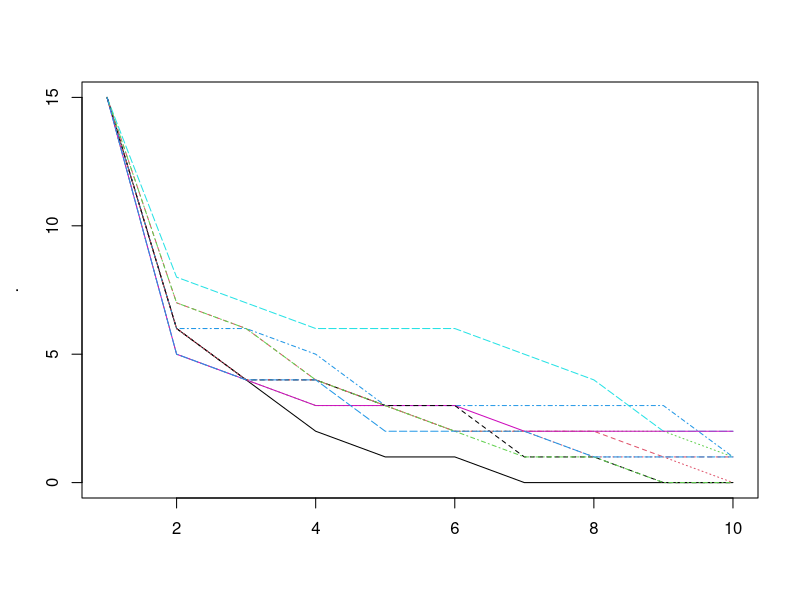
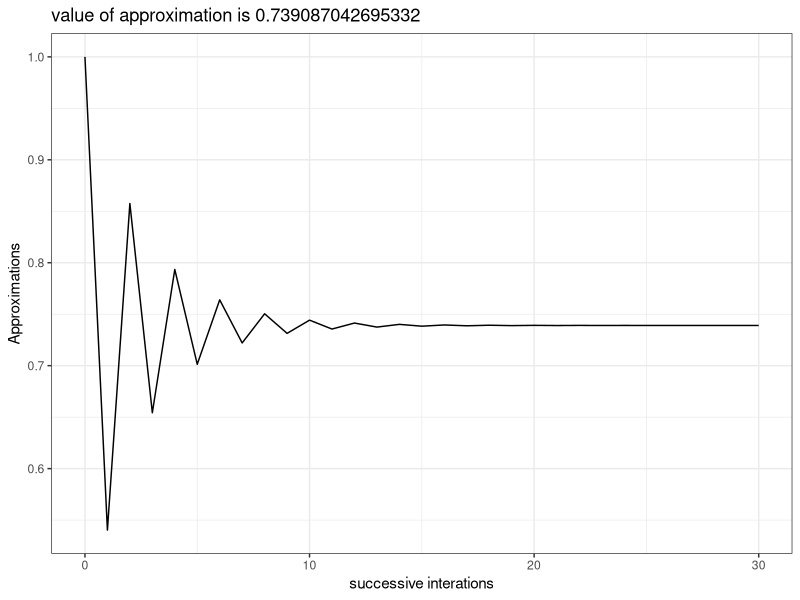
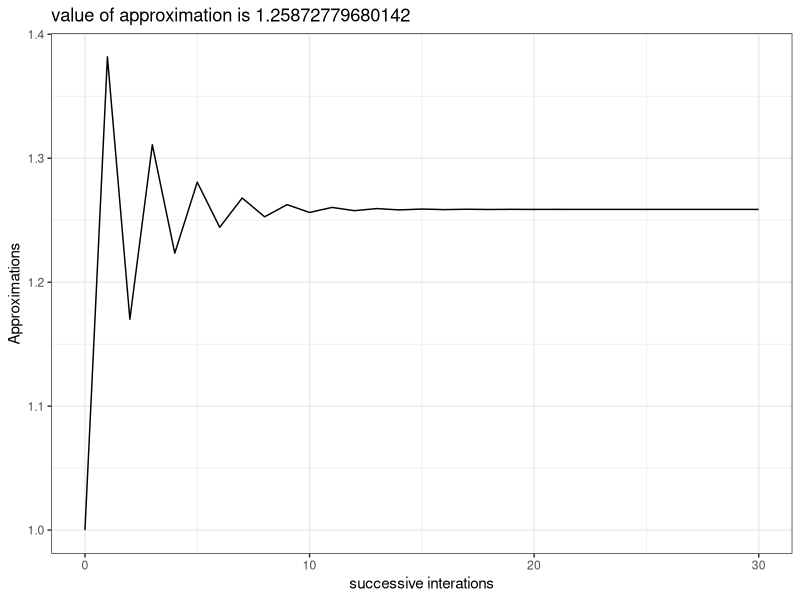
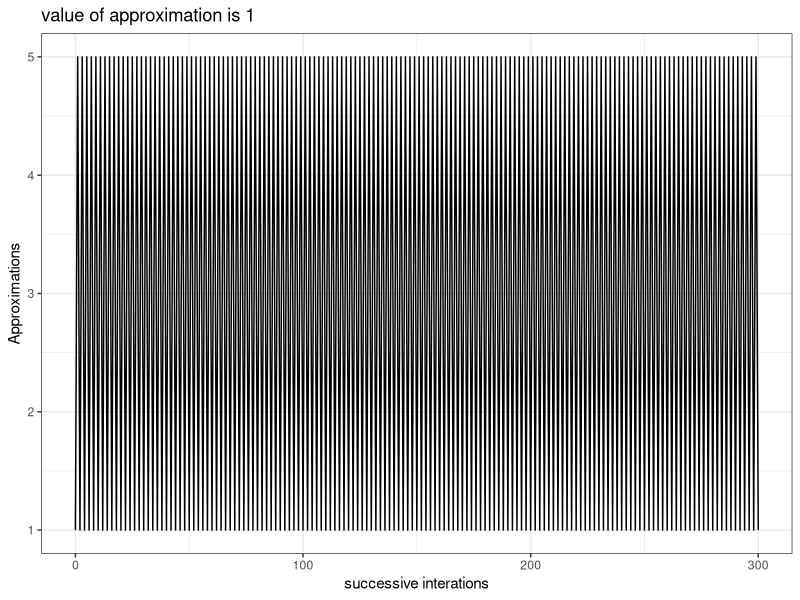
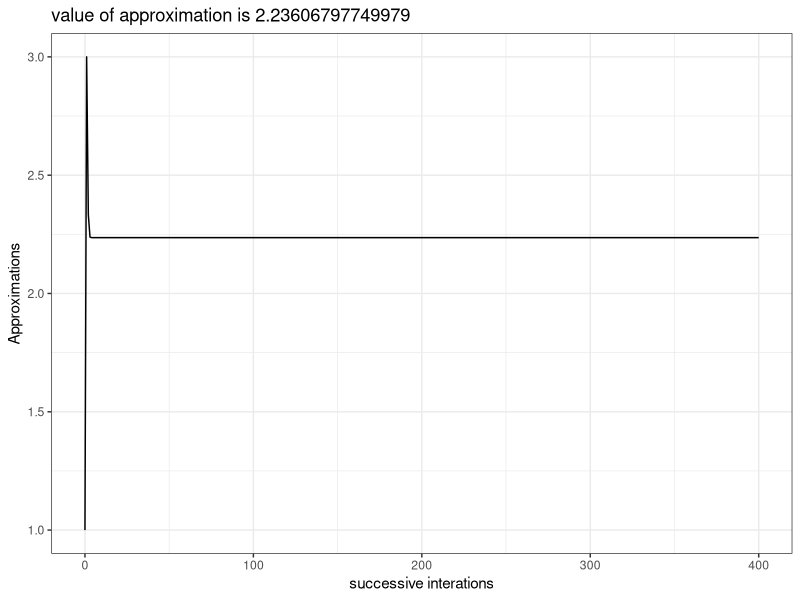
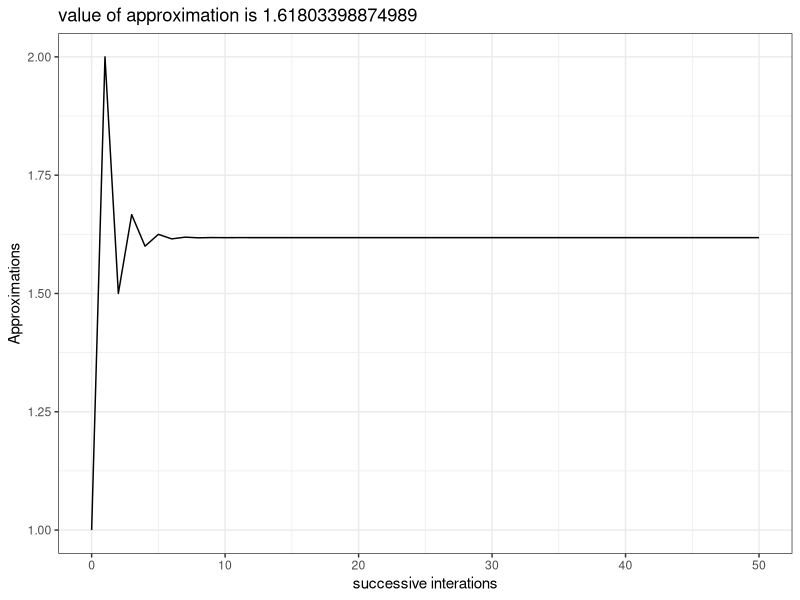
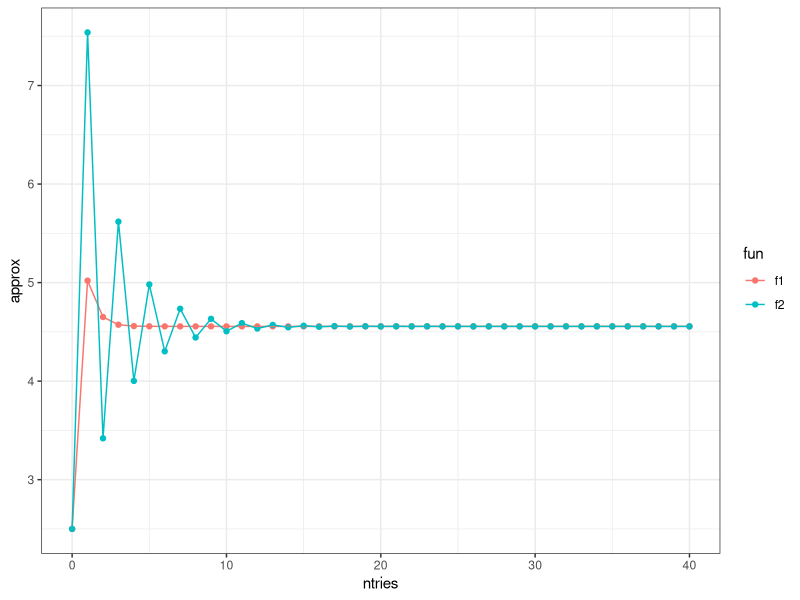
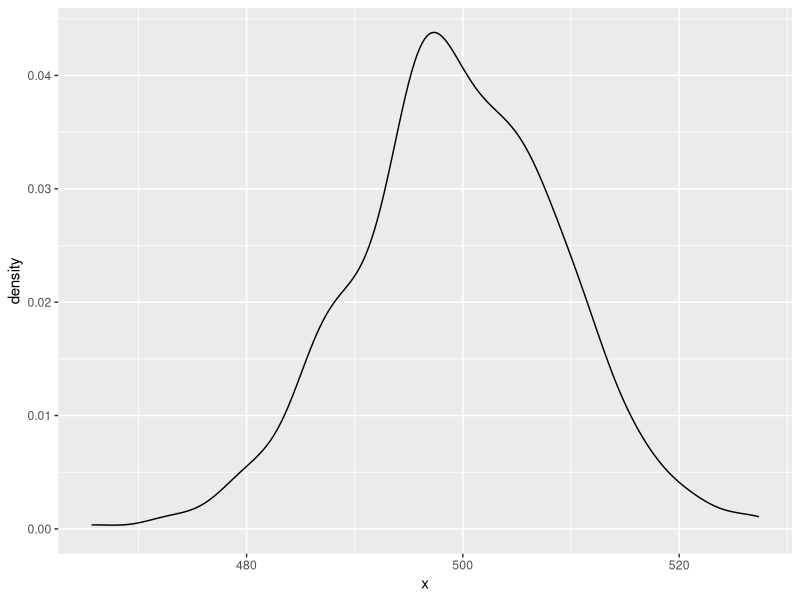

Write R code to recreate these figures, in order.
## ---- chunk 1
knitr::opts_chunk$set(error = TRUE, cache = TRUE)
library(ggplot2)
library(tidyr)
library(magrittr)
## ---- chunk 2
mean(0.5, x = c(0:10,50))
## ---- chunk 3
scale01 <- function(x) {
  rng <- range(x, na.rm = TRUE)
  (x - rng[1]) / (rng[2] - rng[1])
}

mtcars_scale <- mtcars[]
mtcars_scale[] <- lapply(mtcars, scale01)
head(mtcars_scale)

scale_numerics <- function(dat){
  if(is.numeric(dat)){
    scale01(dat)
    } else {
      dat
      }
  }

iris_scale <- iris

iris_scale[] <- lapply(iris, scale_numerics)

head(iris)

try(lapply(iris, scale01))
## ---- chunk 4
formulas <- list(
  mpg ~ disp,
  mpg ~ I(1 / disp),
  mpg ~ disp + wt,
  mpg ~ I(1 / disp) + wt
)

mods <- vector("list", length(formulas))

for (i in seq_along(formulas)){
  mods[[i]] <- lm(formulas[[i]], data = mtcars)
  }
## ---- chunk 5
models_mtcars <- lapply(formulas, lm, data = mtcars)
# old way
#lapply(formulas, function(form) lm(form, data = mtcars))
## ---- chunk 6

bootstraps <- lapply(1:10, function(i) {
  rows <- sample(1:nrow(mtcars), rep = TRUE)
  mtcars[rows, ]
})

## for loop

bootstrap_models <- vector("list",length(bootstraps))
for(i in seq_along(bootstraps)){
  bootstrap_models[[i]] <- lm(mpg ~ disp, data = bootstraps[[i]])
  }

## lapply

bootstrap_models_lapply <- lapply(bootstraps, lm, formula = mpg ~ disp)
## ---- chunk 7
rsq <- function(mod) summary(mod)$r.squared

sapply(bootstrap_models_lapply, rsq)

sapply(models_mtcars, rsq)

## ---- chunk 8
species_abundances <- sample(seq_len(100),size = 5) %>%
  sapply(rpois, n = 20) %>%
  data.frame %>%
  set_names(paste0("sp",1:5))

vapply(species_abundances, sd, numeric(1))

## ---- chunk 9
library(dplyr)
site_species <- species_abundances %>% 
  mutate(site = paste0("site",LETTERS[1:5]) %>%
           rep(times = 4))

vapply(site_species[vapply(site_species, is.numeric, logical(1))], sd, numeric(1))

## Equivalently, in magrittr style:
site_species %>%
  vapply(is.numeric, logical(1)) %>%
  site_species[.] %>%
  vapply(sd, numeric(1))

## ---- chunk 10
trials <- replicate(
  100, 
  t.test(rpois(10, 10), rpois(7, 10)),
  simplify = FALSE
)

sapply(trials, function(test) test$p.value)

sapply(trials, '[[', i = "p.value") 
## ---- chunk 11
replicate(5, rnorm(2))

replicate(4, "blue")
## ---- chunk 12
colnum <- c("blue" = 2, "green" = 7)

lapply(colnum, function(x) x/2)
## ---- chunk 13
name_val_lapply <- function(X, FUN, ...){
 Map(FUN, names(X), X, ...)
}

funtest <- function(name_of, val_of){
  paste("the value of", name_of, "is", val_of)
}

name_val_lapply(colnum, funtest)

## ---- chunk 14

library(parallel)

mcsapply <- function (X, FUN, ..., simplify = TRUE, USE.NAMES = TRUE) 
  {
  FUN <- match.fun(FUN)
  answer <- mclapply(X = X, FUN = FUN, mc.cores = 2, ...)
  if (USE.NAMES && is.character(X) && is.null(names(answer))) 
    names(answer) <- X
  if (!identical(simplify, FALSE) && length(answer)) 
    simplify2array(answer, higher = (simplify == "array"))
  else answer
  }

##pokey example
boot_df <- function(x) x[sample(nrow(x), rep = T), ]
rsquared <- function(mod) summary(mod)$r.square
boot_lm <- function(i) {
  rsquared(lm(mpg ~ wt + disp, data = boot_df(mtcars)))
}


library(microbenchmark)

## this doesn't actually speed anything up
if(FALSE){
microbenchmark(sapply(1:10, boot_lm),
               mcsapply(1:10, boot_lm))
}


## ---- chunk 15
mat <- matrix(rnorm(20), nrow = 5)

apply(mat, 1, summary)

apply(mat, 2, summary)

apply(mtcars, 2, summary)

## ---- chunk 16
pulse <- round(rnorm(22, 70, 10 / 3)) + rep(c(0, 5), c(10, 12))
group <- rep(c("A", "B"), c(10, 12))
pieces <- split(pulse, group)

split_vapply <- function(x, f, FUN, FUN.VALUE, ...){
  pieces <- split(x, f)
  vapply(pieces, FUN = FUN, FUN.VALUE = FUN.VALUE, ...)
}

split_vapply(pulse, group, mean, numeric(1))

## ---- chunk 17

split2 <- function(x, f) {
   groups <- unique(as.factor(f))
   out <- vector('list', length(groups))
   names(out) <- levels(groups)
   for (g in groups) {
       out[[g]] <- x[f == g]
   }
   out
}

split2(pulse, group)


split3 <- function(x, f) {
   groups <- unique(f)
   out <- vector('list', length(groups))
   names(out) <- groups
   lapply(groups, function(lev) x[f == lev] )
}


split3(pulse, group)

## ---- chunk 18
Reduce(`*`, 1:10)
factorial(10)
microbenchmark(Reduce(`*`, 1:10), factorial(10))
## ---- chunk 19
sapply(rep(1,10), Reduce, f = sum)

Reduce(`*`, 1:10, accumulate = TRUE)

simdecay <- function(){
  replicate(10, sample(1:10, 15, replace = T), simplify = FALSE) %>%
  Reduce(intersect, ., accumulate = TRUE) %>%
  sapply(length)
}

replicate(10, simdecay()) %>%
  matplot(type = "l")

## ---- chunk 20
is.character(c("foo","bar"))
is.na(NaN)
is.na(NA)
is.na(3)

is.na(c(NA,NA))

is.numeric(c("fo","bar"))
## ---- chunk 21
anyNA(c(NA,NA))
anyNA(c("foo","bar"))
## ---- chunk 22
numsum <- function(dat, sumstat){
  so_numeros <- Filter(is.numeric, dat)
  vapply(so_numeros, sumstat, numeric(1))
}

numsum(iris, sd)
## ---- chunk 23
scramble <- sample(1:5, size = 50, replace = TRUE)
Position(function(x) x == 1, scramble)
which(scramble == 1)
min(which(scramble == 1))
## ---- chunk 24
where <- function(f, x) {
  vapply(x, f, logical(1))
}
## ---- chunk 25
AnyAll <- function(FUN){
  function(f, x){
    test <- vapply(x, f, logical(1))
    FUN(test)
    }
}

Any <- AnyAll(any)
All <- AnyAll(all)

tester <- list("foo",1)

Any(is.numeric, tester)
All(is.numeric, tester)
## ---- chunk 26
AnyAll2 <- function(only_if_all = TRUE){
  ## any or all?
  if (only_if_all) {
    testfun <- function(test) Reduce(`&&`, test, only_if_all)
    } else 
      {
        testfun <- function(test) Reduce(`||`, test, only_if_all)
        }
  
  function(f, x){
    test <- vapply(x, f, logical(1))
    testfun(test)
    }
  }

All2 <- AnyAll2()
Any2 <- AnyAll2(FALSE)

Any2(is.numeric, tester)
All2(is.numeric, tester)


AnyAll3 <- function(only_if_all = TRUE){
  ## any or all?
  tests <- c(`||`,`&&`)
  testfun <- function(test) Reduce(tests[[only_if_all + 1]], test, only_if_all)
  
  function(f, x){
    test <- vapply(x, f, logical(1))
    testfun(test)
    }
  }

AnyAll3()(is.numeric, tester)
AnyAll3(FALSE)(is.numeric, tester)
## ---- chunk 27
where <- function(f, x) {
  vapply(x, f, logical(1))
}

span <- function(f, x){
  logivec <- where(f = f, x = x)
  runs <- rle(logivec)
  trues <- runs$lengths[runs$values]
  longest <- max(trues)[1] # find the first long sequence only
  start.longest <- which(runs$lengths == longest)
  start.longest + seq_len(longest)
}

green30 <- replicate(47, sample(list("green",30), size = 1, prob = c(0.7, 0.3)))

span(is.character, green30)

## ---- chunk 28

arg_maxmin <- function(FUN = max) {
  arg_max <- function(vec, f){
    vals <- f(vec)
    crit <- FUN(vals)
    vec[vals %in% crit]
    }
  }

arg_max <- arg_maxmin()

arg_max(-10:5, function(x) x ^ 2)
arg_max(-5:5, function(x) x ^ 2)


arg_min <- arg_maxmin(min)
arg_min(-10:5, function(x) - x ^ 2)
arg_min(-5:5, function(x) - x ^ 2)
## ---- chunk 29

running_diff <- function(x){
  tot <- length(x)
  abs(x[-tot] - x[-1])
  }

fixed_point <- function(f, tries, init = 1){
  fvec <- replicate(n = tries, expr = f, simplify = FALSE)
  Reduce(function(f1,f2) f2(f1), x = fvec, init = init, accumulate = TRUE)
  }

check_tol <- function(fpoints, rdiff = running_diff, tol = 0.00001){
  passing_tol <- vapply(rdiff(fpoints), `<`, y = tol, logical(1))
  if(!any(passing_tol)) message("you need more tries!!")
  }

check_tol(fixed_point(cos, 30, tries = 10))

fpoint_plot <- function(f, tries){
  fixingpoints <- fixed_point(f = f, tries = tries)
  qplot(x = 0:tries, y = fixingpoints, geom = "path",
      main = paste0("value of approximation is ", fixingpoints[length(fixingpoints)]),
      xlab = "successive interations", ylab = "Approximations") + theme_bw()
}

fpoint_plot(cos, 30)

fpoint_plot(function(x) cos(x) + sin(x), 30)

## impossible; will never converge:
fpoint_plot(function(x) 5 / x, 300)

## but with slight modification..
fpoint_plot(function(x) (x + 5 / x) / 2, 400)

## ---- chunk 30
fpoint_plot(function(x) 1 + 1/x, 50)
## ---- chunk 31

fun1 <- function(x) ((log(1000) / log(x)) + x) / 2
fun2 <- function(x) log(1000) / log(x)

data.frame(ntries = 0:40, 
           f1 = fixed_point(fun1, 40, init = 2.5),
           f2 = fixed_point(fun2, 40, init = 2.5)) %>%
  gather(fun, approx, f1:f2) %>%
  ggplot(aes(x = ntries, y = approx, colour = fun)) + geom_point() + geom_path() + theme_bw()

## ---- chunk 32
frac_maker <- function(n, d){
  force(n)
  force(d)
  function(x) n / (d + x)
  }
  

cont_frac <- function(Ns, Ds, frac_fun = frac_maker){
  Ns <- rev(Ns)
  Ds <- rev(Ds)
  funs <- Map(frac_fun, Ns, Ds)
  Reduce(function(f1,f2) f2(f1), x = funs, init = 0)
  }

ans <- cont_frac(Ns = rep(1,40), Ds = rep(1, 40))

1/ans
## ---- chunk 33

denominator <- function(k){
  nums <- lapply(seq_len(k)*2, function(x) c(1, 1, x))
  out <- do.call(c, nums)
  out[-1]
}

cont_frac(Ds = denominator(20), Ns = rep(1, 3 * 20 -1))

## ---- chunk 34
pi_numerator <- function(k){
  exps <- seq(from = 1, length.out = k, by = 2) ^ 2
  c(4, exps)
}

cont_frac(Ds = c(1, rep(2, 200)), Ns = pi_numerator(200))
## ---- chunk 35

frac_maker_minus <- function(n, d){
  force(n)
  force(d)
  function(x) n / (d - x)
  }

tan_cf <- function(x, k){
  numerators <- rep(x, k - 1) ^ 2
  numerators <- c(x, numerators)
  denominators <- seq(from = 1, by = 2, length.out = k)
  cont_frac(Ns = numerators, Ds = denominators, frac_fun = frac_maker_minus)
}

tan_cf(pi*0.2, 20)

tan(pi*0.2)
## ---- chunk 36
randomise <- function(f) f(runif(1e3))
randomise(mean)
#> [1] 0.5115665
randomise(mean)
#> [1] 0.503939
randomise(sum)

replicate(500,randomise(sum)) %>%
  data.frame(x = .) %>%
  ggplot(aes(x = x)) + geom_density()
